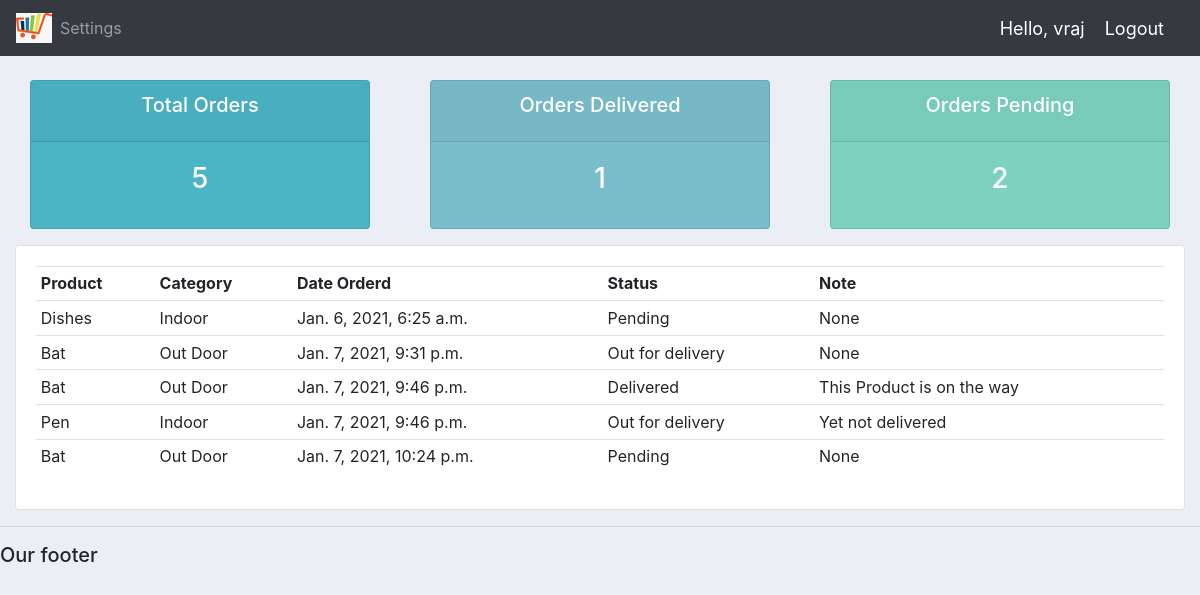
Page /user/ (signed in) on the committed database.
### accounts/models.py (models this page shows)
class Order(models.Model):
    STATUS = (
        ('Pending', 'Pending'),
        ('Out for delivery', 'Out for delivery'),
        ('Delivered', 'Delivered'),
    )
    customer = models.ForeignKey(Customer, null=True, on_delete=models.SET_NULL)
    product = models.ForeignKey(Product, null=True, on_delete=models.SET_NULL)
    date_created = models.DateTimeField(auto_now_add=True, null=True)
    status = models.CharField(max_length=200, null=True, choices=STATUS)
    note = models.CharField(max_length=1000, null=True)
    def __str__(self):
        return self.product.name

class Product(models.Model):
    CATEGORY = (
        ('Indoor', 'Indoor'),
        ('Out Door', 'Out Door'),
    )
    name = models.CharField(max_length=200, null=True)
    price = models.FloatField(null=True)
    category = models.CharField(max_length=200, null=True, choices=CATEGORY)
    description = models.CharField(max_length=200, null=True, blank=True)
    date_created = models.DateTimeField(auto_now_add=True, null=True)
    tags = models.ManyToManyField(Tag)
    def __str__(self):
        return self.name

### accounts/decorators.py (the view)
		def wrapper_func(request, *args, **kwargs):
			group = None
			if request.user.groups.exists():
				group = request.user.groups.all()[0].name
			if group in allowed_roles:
				return view_func(request, *args, **kwargs)
			else:
				return HttpResponse('You are not authorized to view this page')

### accounts/views.py (called while the page is built)
@login_required(login_url='login')
@allowed_users(allowed_roles=['customer'])
def userPage(request):
	orders = request.user.customer.order_set.all()
	total_orders = orders.count()
	delivered = orders.filter(status='Delivered').count()
	pending = orders.filter(status='Pending').count()
	print('ORDERS: ',orders)
	context = {'orders': orders, 'total_orders': total_orders, 'delivered': delivered, 'pending': pending}
	return render(request, 'accounts/user.html', context)

### accounts/templates/accounts/user.html
{% extends 'accounts/main.html' %}
{% block content %}
{% include 'accounts/status.html' %}
<div class="row">
	<div class="col-md">
		<div class="card card-body">
			<table class="table table-sm">
				<tr>
					<th>Product</th>
					<th>Category</th>
					<th>Date Orderd</th>
					<th>Status</th>
					<th>Note</th>
				</tr>
				{% for order in orders %}
					<tr>
						<td>{{order.product}}</td>
						<td>{{order.product.category}}</td>
						<td>{{order.date_created}}</td>
						<td>{{order.status}}</td>
						<td>{{order.note}}</td>
					</tr>
				{% endfor %}
			</table>
		</div>
	</div>
</div>
{% endblock content %}

### accounts/templates/accounts/navbar.html (shortened to what this page needs)
{% load static %}
<nav class="navbar navbar-expand-lg navbar-dark bg-dark">
 <img src="{% static 'images/logo.jpg' %}">
  <div class="collapse navbar-collapse" id="navbarNav">
    <ul class="navbar-nav">
        {% if request.user.is_staff %}
      <li class="nav-item active">
        <a class="nav-link" href="{% url 'home' %}">Dashboard</a>
      </li>
      <li class="nav-item">
        <a class="nav-link" href="{% url 'products' %}">Products</a>
      </li>
        {% else %}
        <li class="nav-item">
        <a class="nav-link" href="{% url 'account' %}">Settings</a>
        </li>
        {% endif %}
    </ul>
  </div>
    <span class="hello-msg">Hello, {{request.user}}</span>
    <span><a class="hello-msg" href="{% url 'logout' %}">Logout</a></span>
</nav>

### static/css/main.css (style rules this page uses)
body { background-color: #ebeff5; }

### accounts/templates/accounts/navbar.html (style rules this page uses)
.hello-msg { font-size: 18px; color: #fff; margin-right: 20px; }

### rows in the picture
Order: product "Dishes", product.category "Indoor", date_created "Jan. 6, 2021, 6:25 a.m.", status "Pending", note "None"
Order: product "Bat", product.category "Out Door", date_created "Jan. 7, 2021, 9:31 p.m.", status "Out for delivery", note "None"
Order: product "Bat", product.category "Out Door", date_created "Jan. 7, 2021, 9:46 p.m.", status "Delivered", note "This Product is on the way"
Order: product "Pen", product.category "Indoor", date_created "Jan. 7, 2021, 9:46 p.m.", status "Out for delivery", note "Yet not delivered"
Order: product "Bat", product.category "Out Door", date_created "Jan. 7, 2021, 10:24 p.m.", status "Pending", note "None"

### other values in the picture
{{ request.user }} "vraj"
{{ total_orders }} "5"
{{ delivered }} "1"
{{ pending }} "2"
